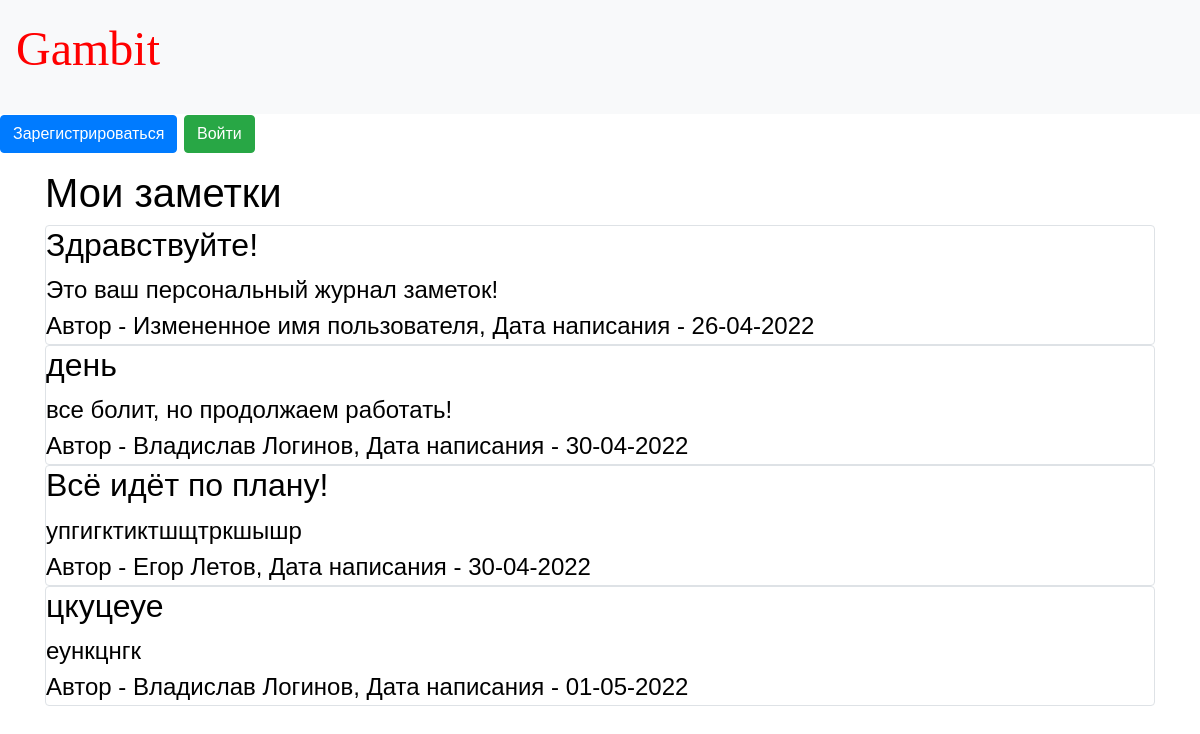
The page / on the database its author committed.
### data/news.py (models this page shows)
class News(SqlAlchemyBase):
    __tablename__ = 'news'
    id = sqlalchemy.Column(sqlalchemy.Integer,
                           primary_key=True, autoincrement=True)
    title = sqlalchemy.Column(sqlalchemy.String, nullable=True)
    content = sqlalchemy.Column(sqlalchemy.String, nullable=True)
    created_date = sqlalchemy.Column(sqlalchemy.DateTime,
                                     default=datetime.datetime.now)
    is_private = sqlalchemy.Column(sqlalchemy.Boolean, default=True)
    user_id = sqlalchemy.Column(sqlalchemy.Integer,
                                sqlalchemy.ForeignKey("users.id"))
    user = orm.relation('User')

### data/users.py (models this page shows, shortened)
class User(SqlAlchemyBase, UserMixin):
    __tablename__ = 'users'
    id = sqlalchemy.Column(sqlalchemy.Integer,
                           primary_key=True, autoincrement=True)
    name = sqlalchemy.Column(sqlalchemy.String, nullable=True)
    about = sqlalchemy.Column(sqlalchemy.String, nullable=True)
    email = sqlalchemy.Column(sqlalchemy.String,
                              index=True, unique=True, nullable=True)
    hashed_password = sqlalchemy.Column(sqlalchemy.String, nullable=True)
    created_date = sqlalchemy.Column(sqlalchemy.DateTime,
                                     default=datetime.datetime.now)
    news = orm.relation("News", back_populates='user')

### main.py (the view)
@app.route("/")
def index():
    db_sess = db_session.create_session()
    if current_user.is_authenticated:
        news = db_sess.query(News).filter(
            (News.user == current_user) | (News.is_private != True))
    else:
        news = db_sess.query(News).filter(News.is_private != True)
    return render_template("index.html", news=news)

### data/db_session.py (called while the page is built)
def create_session() -> Session:
    global __factory
    return __factory()

### templates/index.html (shortened to what this page needs)
{% extends "base.html" %}
{% block content %}
<h1>Мои заметки</h1>
{% for item in news%}
<div class="col-md6 border rounded">
    <h2>{{item.title}}</h2>
    <div>
        {{item.content}}
    </div>
    <div>
        Автор - {{item.user.name}}, Дата написания - {{item.created_date.strftime('%d-%m-%Y')}}
    </div>
</div>
{% endfor %}
{% endblock %}

### templates/base.html (shortened to what this page needs)
<!doctype html>
<html lang="en">
<head>
    <link rel="stylesheet"
          href="https://stackpath.bootstrapcdn.com/bootstrap/4.4.1/css/bootstrap.min.css"
>
</head>
<body>
<header>
    <nav class="navbar navbar-light bg-light">
        <a class="navbar-brand fg-primary" href="#"><p>
    <font size="7" color="red" face="ALGERIAN"</p>Gambit<p>
    <font size="5" color="black" face="Helvetica"</p> </a>
    </nav>
</header>
{% if current_user.is_authenticated %}
    <a class="navbar-brand" href="/logout">Выход</a>
{% else %}
    <p>
        <a class="btn btn-primary " href="/register">Зарегистрироваться</a>
        <a class="btn btn-success" href="/login">Войти</a>
    </p>
{% endif %}
<main role="main" class="container">
    {% block content %}{% endblock %}
</main>
</body>
</html>

### rows shown on the page
News: title "Здравствуйте!", content "Это ваш персональный журнал заметок!", user.name "Измененное имя пользователя", created_date "26-04-2022"
News: title "день", content "все болит, но продолжаем работать!", user.name "Владислав Логинов", created_date "30-04-2022"
News: title "Всё идёт по плану!", content "упгигктиктшщтркшышр", user.name "Егор Летов", created_date "30-04-2022"
News: title "цкуцеуе", content "еункцнгк", user.name "Владислав Логинов", created_date "01-05-2022"
